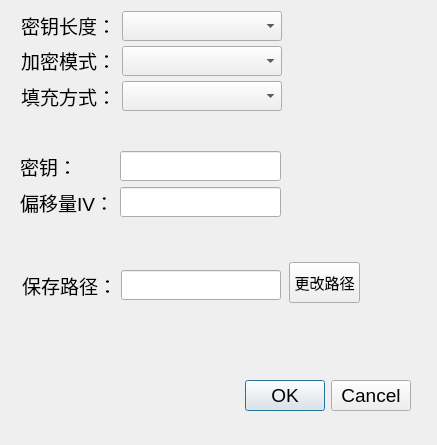
<?xml version="1.0" encoding="UTF-8"?>
<ui version="4.0">
 <class>ServiceSettingDialog</class>
 <widget class="QDialog" name="ServiceSettingDialog">
  <property name="geometry">
   <rect>
    <x>0</x>
    <y>0</y>
    <width>437</width>
    <height>445</height>
   </rect>
  </property>
  <property name="windowTitle">
   <string>Dialog</string>
  </property>
  <widget class="QDialogButtonBox" name="buttonBox">
   <property name="geometry">
    <rect>
     <x>10</x>
     <y>380</y>
     <width>401</width>
     <height>31</height>
    </rect>
   </property>
   <property name="font">
    <font>
     <pointsize>14</pointsize>
    </font>
   </property>
   <property name="orientation">
    <enum>Qt::Horizontal</enum>
   </property>
   <property name="standardButtons">
    <set>QDialogButtonBox::Cancel|QDialogButtonBox::Ok</set>
   </property>
  </widget>
  <widget class="QWidget" name="layoutWidget">
   <property name="geometry">
    <rect>
     <x>20</x>
     <y>151</y>
     <width>261</width>
     <height>66</height>
    </rect>
   </property>
   <property name="font">
    <font>
     <pointsize>14</pointsize>
    </font>
   </property>
   <layout class="QFormLayout" name="formLayout_2">
    <item row="0" column="0">
     <widget class="QLabel" name="label_4">
      <property name="font">
       <font>
        <pointsize>14</pointsize>
       </font>
      </property>
      <property name="text">
       <string>密钥：</string>
      </property>
     </widget>
    </item>
    <item row="0" column="1">
     <widget class="QLineEdit" name="lineEditKey">
      <property name="minimumSize">
       <size>
        <width>150</width>
        <height>30</height>
       </size>
      </property>
      <property name="font">
       <font>
        <pointsize>14</pointsize>
       </font>
      </property>
     </widget>
    </item>
    <item row="1" column="0">
     <widget class="QLabel" name="label_5">
      <property name="font">
       <font>
        <pointsize>14</pointsize>
       </font>
      </property>
      <property name="text">
       <string>偏移量IV：</string>
      </property>
     </widget>
    </item>
    <item row="1" column="1">
     <widget class="QLineEdit" name="lineEditIv">
      <property name="minimumSize">
       <size>
        <width>150</width>
        <height>30</height>
       </size>
      </property>
      <property name="font">
       <font>
        <pointsize>14</pointsize>
       </font>
      </property>
     </widget>
    </item>
   </layout>
  </widget>
  <widget class="QWidget" name="layoutWidget">
   <property name="geometry">
    <rect>
     <x>21</x>
     <y>11</y>
     <width>261</width>
     <height>100</height>
    </rect>
   </property>
   <property name="font">
    <font>
     <pointsize>14</pointsize>
    </font>
   </property>
   <layout class="QFormLayout" name="formLayout">
    <item row="0" column="0">
     <widget class="QLabel" name="label">
      <property name="font">
       <font>
        <pointsize>14</pointsize>
       </font>
      </property>
      <property name="text">
       <string>密钥长度：</string>
      </property>
     </widget>
    </item>
    <item row="0" column="1">
     <widget class="QComboBox" name="comboBoxLevel">
      <property name="minimumSize">
       <size>
        <width>0</width>
        <height>30</height>
       </size>
      </property>
      <property name="font">
       <font>
        <pointsize>14</pointsize>
       </font>
      </property>
     </widget>
    </item>
    <item row="1" column="0">
     <widget class="QLabel" name="label_2">
      <property name="font">
       <font>
        <pointsize>14</pointsize>
       </font>
      </property>
      <property name="text">
       <string>加密模式：</string>
      </property>
     </widget>
    </item>
    <item row="1" column="1">
     <widget class="QComboBox" name="comboBoxMode">
      <property name="minimumSize">
       <size>
        <width>0</width>
        <height>30</height>
       </size>
      </property>
      <property name="font">
       <font>
        <pointsize>14</pointsize>
       </font>
      </property>
     </widget>
    </item>
    <item row="2" column="0">
     <widget class="QLabel" name="label_3">
      <property name="font">
       <font>
        <pointsize>14</pointsize>
       </font>
      </property>
      <property name="text">
       <string>填充方式：</string>
      </property>
     </widget>
    </item>
    <item row="2" column="1">
     <widget class="QComboBox" name="comboBoxPadding">
      <property name="minimumSize">
       <size>
        <width>0</width>
        <height>30</height>
       </size>
      </property>
      <property name="font">
       <font>
        <pointsize>14</pointsize>
       </font>
      </property>
     </widget>
    </item>
   </layout>
  </widget>
  <widget class="QLabel" name="label_6">
   <property name="geometry">
    <rect>
     <x>22</x>
     <y>270</y>
     <width>95</width>
     <height>30</height>
    </rect>
   </property>
   <property name="font">
    <font>
     <pointsize>14</pointsize>
    </font>
   </property>
   <property name="text">
    <string>保存路径：</string>
   </property>
  </widget>
  <widget class="QLineEdit" name="saveDir">
   <property name="geometry">
    <rect>
     <x>121</x>
     <y>270</y>
     <width>160</width>
     <height>30</height>
    </rect>
   </property>
   <property name="minimumSize">
    <size>
     <width>150</width>
     <height>30</height>
    </size>
   </property>
   <property name="font">
    <font>
     <pointsize>14</pointsize>
    </font>
   </property>
   <property name="text">
    <string/>
   </property>
  </widget>
  <widget class="QPushButton" name="changeDirBtn">
   <property name="geometry">
    <rect>
     <x>289</x>
     <y>262</y>
     <width>71</width>
     <height>41</height>
    </rect>
   </property>
   <property name="font">
    <font>
     <pointsize>11</pointsize>
    </font>
   </property>
   <property name="text">
    <string>更改路径</string>
   </property>
  </widget>
 </widget>
 <resources/>
 <connections>
  <connection>
   <sender>buttonBox</sender>
   <signal>accepted()</signal>
   <receiver>ServiceSettingDialog</receiver>
   <slot>accept()</slot>
   <hints>
    <hint type="sourcelabel">
     <x>248</x>
     <y>254</y>
    </hint>
    <hint type="destinationlabel">
     <x>157</x>
     <y>274</y>
    </hint>
   </hints>
  </connection>
  <connection>
   <sender>buttonBox</sender>
   <signal>rejected()</signal>
   <receiver>ServiceSettingDialog</receiver>
   <slot>reject()</slot>
   <hints>
    <hint type="sourcelabel">
     <x>316</x>
     <y>260</y>
    </hint>
    <hint type="destinationlabel">
     <x>286</x>
     <y>274</y>
    </hint>
   </hints>
  </connection>
 </connections>
</ui>
